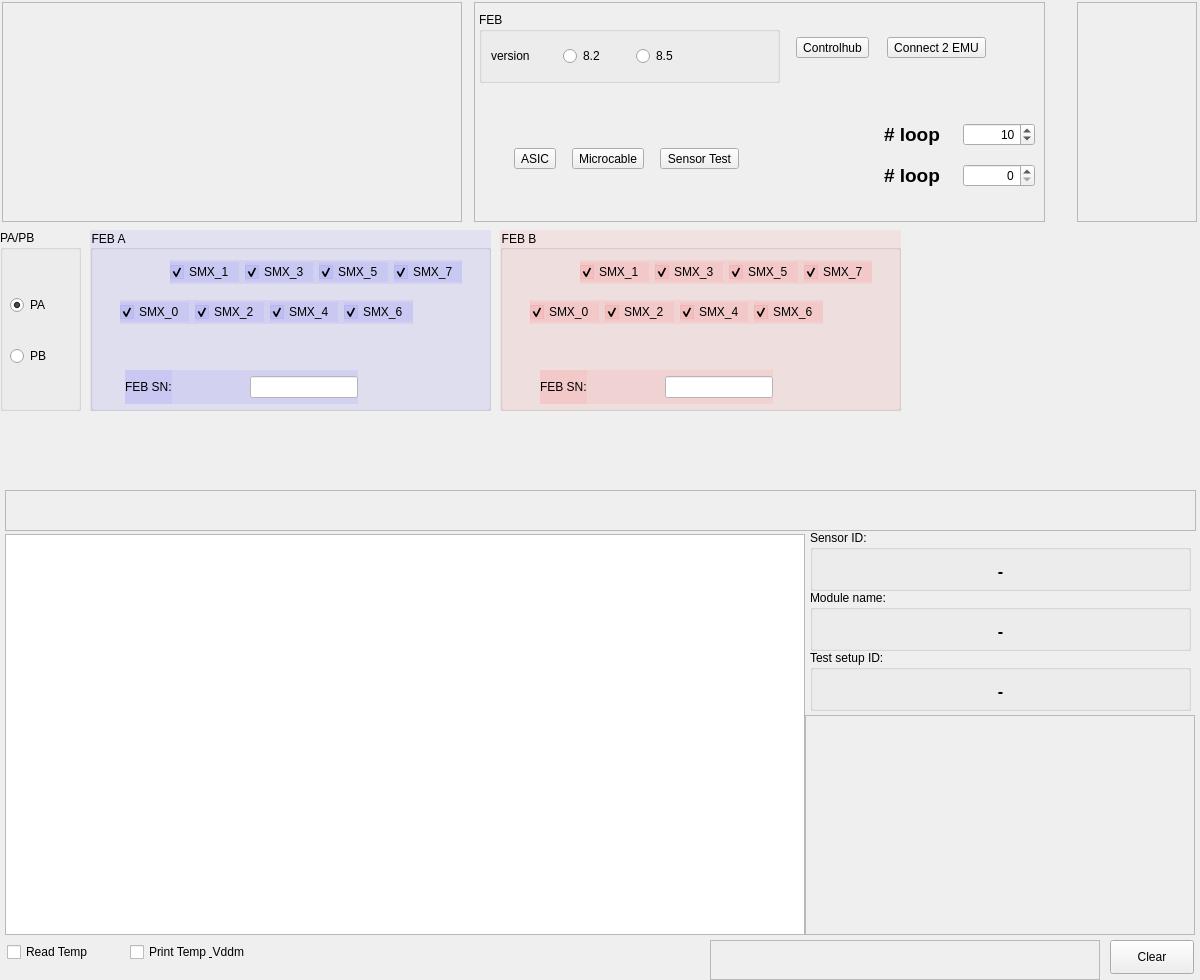
<?xml version="1.0" encoding="UTF-8"?>
<ui version="4.0">
 <class>ModuleTestGUI</class>
 <widget class="QWidget" name="ModuleTestGUI">
  <property name="enabled">
   <bool>true</bool>
  </property>
  <property name="geometry">
   <rect>
    <x>0</x>
    <y>0</y>
    <width>1200</width>
    <height>980</height>
   </rect>
  </property>
  <property name="sizePolicy">
   <sizepolicy hsizetype="Fixed" vsizetype="Fixed">
    <horstretch>0</horstretch>
    <verstretch>0</verstretch>
   </sizepolicy>
  </property>
  <property name="minimumSize">
   <size>
    <width>1200</width>
    <height>980</height>
   </size>
  </property>
  <property name="maximumSize">
   <size>
    <width>1200</width>
    <height>980</height>
   </size>
  </property>
  <property name="windowTitle">
   <string>FEB test GUI</string>
  </property>
  <property name="statusTip">
   <string notr="true"/>
  </property>
  <widget class="QFrame" name="EMU_SETTINGS">
   <property name="geometry">
    <rect>
     <x>474</x>
     <y>2</y>
     <width>571</width>
     <height>220</height>
    </rect>
   </property>
   <property name="statusTip">
    <string notr="true"/>
   </property>
   <property name="styleSheet">
    <string notr="true"/>
   </property>
   <property name="frameShape">
    <enum>QFrame::StyledPanel</enum>
   </property>
   <property name="frameShadow">
    <enum>QFrame::Raised</enum>
   </property>
   <widget class="QGroupBox" name="groupBox">
    <property name="geometry">
     <rect>
      <x>5</x>
      <y>10</y>
      <width>301</width>
      <height>71</height>
     </rect>
    </property>
    <property name="title">
     <string>FEB</string>
    </property>
    <layout class="QGridLayout" name="gridLayout_11">
     <item row="0" column="0">
      <widget class="QLabel" name="FEB_L_version">
       <property name="text">
        <string>version</string>
       </property>
      </widget>
     </item>
     <item row="0" column="1">
      <widget class="QRadioButton" name="FEB_82">
       <property name="text">
        <string>8.2</string>
       </property>
       <property name="checked">
        <bool>false</bool>
       </property>
      </widget>
     </item>
     <item row="0" column="2" colspan="2" alignment="Qt::AlignVCenter">
      <widget class="QRadioButton" name="FEB_85">
       <property name="text">
        <string>8.5</string>
       </property>
      </widget>
     </item>
    </layout>
   </widget>
   <widget class="QWidget" name="layoutWidget">
    <property name="geometry">
     <rect>
      <x>410</x>
      <y>109</y>
      <width>151</width>
      <height>90</height>
     </rect>
    </property>
    <layout class="QGridLayout" name="gridLayout">
     <item row="0" column="0">
      <widget class="QLabel" name="lbLoopPls">
       <property name="font">
        <font>
         <pointsize>14</pointsize>
         <weight>75</weight>
         <bold>true</bold>
        </font>
       </property>
       <property name="text">
        <string># loop</string>
       </property>
      </widget>
     </item>
     <item row="0" column="1">
      <widget class="QSpinBox" name="sbLoopASIC">
       <property name="layoutDirection">
        <enum>Qt::LeftToRight</enum>
       </property>
       <property name="alignment">
        <set>Qt::AlignRight|Qt::AlignTrailing|Qt::AlignVCenter</set>
       </property>
       <property name="minimum">
        <number>0</number>
       </property>
       <property name="maximum">
        <number>1000</number>
       </property>
       <property name="value">
        <number>10</number>
       </property>
      </widget>
     </item>
     <item row="1" column="0">
      <widget class="QLabel" name="lbLoopPls_2">
       <property name="font">
        <font>
         <pointsize>14</pointsize>
         <weight>75</weight>
         <bold>true</bold>
        </font>
       </property>
       <property name="text">
        <string># loop</string>
       </property>
      </widget>
     </item>
     <item row="1" column="1">
      <widget class="QSpinBox" name="sbLoopSensor">
       <property name="layoutDirection">
        <enum>Qt::LeftToRight</enum>
       </property>
       <property name="alignment">
        <set>Qt::AlignRight|Qt::AlignTrailing|Qt::AlignVCenter</set>
       </property>
       <property name="minimum">
        <number>0</number>
       </property>
       <property name="maximum">
        <number>1000</number>
       </property>
      </widget>
     </item>
    </layout>
   </widget>
   <widget class="QWidget" name="">
    <property name="geometry">
     <rect>
      <x>310</x>
      <y>10</y>
      <width>216</width>
      <height>71</height>
     </rect>
    </property>
    <layout class="QHBoxLayout" name="horizontalLayout_7">
     <item>
      <widget class="QToolButton" name="pbControlHub">
       <property name="sizePolicy">
        <sizepolicy hsizetype="Maximum" vsizetype="Fixed">
         <horstretch>1</horstretch>
         <verstretch>0</verstretch>
        </sizepolicy>
       </property>
       <property name="toolTip">
        <string notr="true"/>
       </property>
       <property name="statusTip">
        <string notr="true"/>
       </property>
       <property name="whatsThis">
        <string notr="true"/>
       </property>
       <property name="accessibleName">
        <string notr="true"/>
       </property>
       <property name="accessibleDescription">
        <string notr="true"/>
       </property>
       <property name="text">
        <string>Controlhub</string>
       </property>
      </widget>
     </item>
     <item>
      <widget class="QToolButton" name="pbConnect2EMU">
       <property name="sizePolicy">
        <sizepolicy hsizetype="Maximum" vsizetype="Fixed">
         <horstretch>1</horstretch>
         <verstretch>0</verstretch>
        </sizepolicy>
       </property>
       <property name="toolTip">
        <string notr="true"/>
       </property>
       <property name="statusTip">
        <string notr="true"/>
       </property>
       <property name="whatsThis">
        <string notr="true"/>
       </property>
       <property name="accessibleName">
        <string notr="true"/>
       </property>
       <property name="accessibleDescription">
        <string notr="true"/>
       </property>
       <property name="text">
        <string>Connect 2 EMU</string>
       </property>
      </widget>
     </item>
    </layout>
   </widget>
   <widget class="QWidget" name="">
    <property name="geometry">
     <rect>
      <x>30</x>
      <y>139</y>
      <width>246</width>
      <height>36</height>
     </rect>
    </property>
    <layout class="QHBoxLayout" name="horizontalLayout_8">
     <item>
      <widget class="QToolButton" name="pbASIC_Test">
       <property name="sizePolicy">
        <sizepolicy hsizetype="Maximum" vsizetype="Fixed">
         <horstretch>1</horstretch>
         <verstretch>0</verstretch>
        </sizepolicy>
       </property>
       <property name="toolTip">
        <string notr="true"/>
       </property>
       <property name="statusTip">
        <string notr="true"/>
       </property>
       <property name="whatsThis">
        <string notr="true"/>
       </property>
       <property name="accessibleName">
        <string notr="true"/>
       </property>
       <property name="accessibleDescription">
        <string notr="true"/>
       </property>
       <property name="text">
        <string>ASIC</string>
       </property>
      </widget>
     </item>
     <item>
      <widget class="QToolButton" name="pbMicrocable_Test">
       <property name="sizePolicy">
        <sizepolicy hsizetype="Maximum" vsizetype="Fixed">
         <horstretch>1</horstretch>
         <verstretch>0</verstretch>
        </sizepolicy>
       </property>
       <property name="toolTip">
        <string notr="true"/>
       </property>
       <property name="statusTip">
        <string notr="true"/>
       </property>
       <property name="whatsThis">
        <string notr="true"/>
       </property>
       <property name="accessibleName">
        <string notr="true"/>
       </property>
       <property name="accessibleDescription">
        <string notr="true"/>
       </property>
       <property name="text">
        <string>Microcable</string>
       </property>
      </widget>
     </item>
     <item>
      <widget class="QToolButton" name="pbSensor_Test">
       <property name="sizePolicy">
        <sizepolicy hsizetype="Maximum" vsizetype="Fixed">
         <horstretch>1</horstretch>
         <verstretch>0</verstretch>
        </sizepolicy>
       </property>
       <property name="toolTip">
        <string notr="true"/>
       </property>
       <property name="statusTip">
        <string notr="true"/>
       </property>
       <property name="whatsThis">
        <string notr="true"/>
       </property>
       <property name="accessibleName">
        <string notr="true"/>
       </property>
       <property name="accessibleDescription">
        <string notr="true"/>
       </property>
       <property name="text">
        <string>Sensor Test</string>
       </property>
      </widget>
     </item>
    </layout>
   </widget>
  </widget>
  <widget class="QPushButton" name="pbClearOutput">
   <property name="geometry">
    <rect>
     <x>1110</x>
     <y>940</y>
     <width>84</width>
     <height>34</height>
    </rect>
   </property>
   <property name="text">
    <string>Clear</string>
   </property>
  </widget>
  <widget class="QFrame" name="frOperComm">
   <property name="geometry">
    <rect>
     <x>805</x>
     <y>715</y>
     <width>390</width>
     <height>220</height>
    </rect>
   </property>
   <property name="sizePolicy">
    <sizepolicy hsizetype="Preferred" vsizetype="Preferred">
     <horstretch>0</horstretch>
     <verstretch>0</verstretch>
    </sizepolicy>
   </property>
   <property name="frameShape">
    <enum>QFrame::StyledPanel</enum>
   </property>
   <property name="frameShadow">
    <enum>QFrame::Raised</enum>
   </property>
  </widget>
  <widget class="QFrame" name="frProject">
   <property name="geometry">
    <rect>
     <x>710</x>
     <y>940</y>
     <width>390</width>
     <height>40</height>
    </rect>
   </property>
   <property name="sizePolicy">
    <sizepolicy hsizetype="Preferred" vsizetype="Preferred">
     <horstretch>0</horstretch>
     <verstretch>0</verstretch>
    </sizepolicy>
   </property>
   <property name="minimumSize">
    <size>
     <width>0</width>
     <height>0</height>
    </size>
   </property>
   <property name="frameShape">
    <enum>QFrame::StyledPanel</enum>
   </property>
   <property name="frameShadow">
    <enum>QFrame::Raised</enum>
   </property>
  </widget>
  <widget class="QTextEdit" name="textEdit">
   <property name="geometry">
    <rect>
     <x>5</x>
     <y>534</y>
     <width>800</width>
     <height>401</height>
    </rect>
   </property>
   <property name="sizePolicy">
    <sizepolicy hsizetype="Fixed" vsizetype="Fixed">
     <horstretch>0</horstretch>
     <verstretch>0</verstretch>
    </sizepolicy>
   </property>
   <property name="autoFillBackground">
    <bool>false</bool>
   </property>
   <property name="styleSheet">
    <string notr="true"/>
   </property>
  </widget>
  <widget class="QCheckBox" name="cbReadTemp">
   <property name="geometry">
    <rect>
     <x>7</x>
     <y>941</y>
     <width>96</width>
     <height>22</height>
    </rect>
   </property>
   <property name="text">
    <string>Read Temp</string>
   </property>
   <property name="checked">
    <bool>false</bool>
   </property>
  </widget>
  <widget class="QCheckBox" name="cbPrintTemp">
   <property name="geometry">
    <rect>
     <x>130</x>
     <y>941</y>
     <width>151</width>
     <height>22</height>
    </rect>
   </property>
   <property name="sizePolicy">
    <sizepolicy hsizetype="Preferred" vsizetype="Preferred">
     <horstretch>0</horstretch>
     <verstretch>0</verstretch>
    </sizepolicy>
   </property>
   <property name="text">
    <string>Print Temp &amp; Vddm</string>
   </property>
   <property name="checked">
    <bool>false</bool>
   </property>
  </widget>
  <widget class="QFrame" name="frmStatusStep">
   <property name="geometry">
    <rect>
     <x>5</x>
     <y>490</y>
     <width>1191</width>
     <height>41</height>
    </rect>
   </property>
   <property name="frameShape">
    <enum>QFrame::StyledPanel</enum>
   </property>
   <property name="frameShadow">
    <enum>QFrame::Raised</enum>
   </property>
  </widget>
  <widget class="QFrame" name="frSave">
   <property name="geometry">
    <rect>
     <x>1077</x>
     <y>2</y>
     <width>120</width>
     <height>220</height>
    </rect>
   </property>
   <property name="sizePolicy">
    <sizepolicy hsizetype="Fixed" vsizetype="Fixed">
     <horstretch>0</horstretch>
     <verstretch>0</verstretch>
    </sizepolicy>
   </property>
   <property name="maximumSize">
    <size>
     <width>460</width>
     <height>220</height>
    </size>
   </property>
   <property name="statusTip">
    <string notr="true"/>
   </property>
   <property name="styleSheet">
    <string notr="true"/>
   </property>
   <property name="frameShape">
    <enum>QFrame::StyledPanel</enum>
   </property>
   <property name="frameShadow">
    <enum>QFrame::Raised</enum>
   </property>
  </widget>
  <widget class="QGroupBox" name="groupBox_3">
   <property name="geometry">
    <rect>
     <x>810</x>
     <y>650</y>
     <width>381</width>
     <height>61</height>
    </rect>
   </property>
   <property name="title">
    <string>Test setup ID:</string>
   </property>
   <widget class="QLabel" name="lbSetup">
    <property name="geometry">
     <rect>
      <x>5</x>
      <y>30</y>
      <width>371</width>
      <height>22</height>
     </rect>
    </property>
    <property name="font">
     <font>
      <pointsize>12</pointsize>
      <weight>75</weight>
      <bold>true</bold>
     </font>
    </property>
    <property name="text">
     <string>-</string>
    </property>
    <property name="alignment">
     <set>Qt::AlignCenter</set>
    </property>
   </widget>
  </widget>
  <widget class="QGroupBox" name="groupBox_2">
   <property name="geometry">
    <rect>
     <x>0</x>
     <y>230</y>
     <width>81</width>
     <height>181</height>
    </rect>
   </property>
   <property name="title">
    <string>PA/PB</string>
   </property>
   <widget class="QWidget" name="layoutWidget_2">
    <property name="geometry">
     <rect>
      <x>10</x>
      <y>40</y>
      <width>61</width>
      <height>121</height>
     </rect>
    </property>
    <layout class="QVBoxLayout" name="verticalLayout_2">
     <item>
      <widget class="QRadioButton" name="radioButton">
       <property name="text">
        <string>PA</string>
       </property>
       <property name="checked">
        <bool>true</bool>
       </property>
      </widget>
     </item>
     <item>
      <widget class="QRadioButton" name="radioButton_2">
       <property name="text">
        <string>PB</string>
       </property>
      </widget>
     </item>
    </layout>
   </widget>
  </widget>
  <widget class="QGroupBox" name="groupBox_5">
   <property name="geometry">
    <rect>
     <x>500</x>
     <y>230</y>
     <width>401</width>
     <height>181</height>
    </rect>
   </property>
   <property name="styleSheet">
    <string notr="true">background-color: rgba(255, 128, 128, 32);</string>
   </property>
   <property name="title">
    <string>FEB B</string>
   </property>
   <widget class="QWidget" name="layoutWidget_3">
    <property name="geometry">
     <rect>
      <x>80</x>
      <y>30</y>
      <width>292</width>
      <height>24</height>
     </rect>
    </property>
    <layout class="QHBoxLayout" name="horizontalLayout_3">
     <item>
      <widget class="QCheckBox" name="SMX_8">
       <property name="text">
        <string>SMX_1</string>
       </property>
       <property name="checked">
        <bool>true</bool>
       </property>
      </widget>
     </item>
     <item>
      <widget class="QCheckBox" name="SMX_9">
       <property name="text">
        <string>SMX_3</string>
       </property>
       <property name="checked">
        <bool>true</bool>
       </property>
      </widget>
     </item>
     <item>
      <widget class="QCheckBox" name="SMX_10">
       <property name="text">
        <string>SMX_5</string>
       </property>
       <property name="checked">
        <bool>true</bool>
       </property>
      </widget>
     </item>
     <item>
      <widget class="QCheckBox" name="SMX_11">
       <property name="text">
        <string>SMX_7</string>
       </property>
       <property name="checked">
        <bool>true</bool>
       </property>
      </widget>
     </item>
    </layout>
   </widget>
   <widget class="QWidget" name="layoutWidget_4">
    <property name="geometry">
     <rect>
      <x>30</x>
      <y>70</y>
      <width>293</width>
      <height>24</height>
     </rect>
    </property>
    <layout class="QHBoxLayout" name="horizontalLayout_4">
     <item>
      <widget class="QCheckBox" name="SMX_12">
       <property name="text">
        <string>SMX_0</string>
       </property>
       <property name="checked">
        <bool>true</bool>
       </property>
      </widget>
     </item>
     <item>
      <widget class="QCheckBox" name="SMX_13">
       <property name="text">
        <string>SMX_2</string>
       </property>
       <property name="checked">
        <bool>true</bool>
       </property>
      </widget>
     </item>
     <item>
      <widget class="QCheckBox" name="SMX_14">
       <property name="text">
        <string>SMX_4</string>
       </property>
       <property name="checked">
        <bool>true</bool>
       </property>
      </widget>
     </item>
     <item>
      <widget class="QCheckBox" name="SMX_15">
       <property name="text">
        <string>SMX_6</string>
       </property>
       <property name="checked">
        <bool>true</bool>
       </property>
      </widget>
     </item>
    </layout>
   </widget>
   <widget class="QWidget" name="layoutWidget_7">
    <property name="geometry">
     <rect>
      <x>40</x>
      <y>140</y>
      <width>233</width>
      <height>34</height>
     </rect>
    </property>
    <layout class="QHBoxLayout" name="horizontalLayout_6">
     <item>
      <widget class="QLabel" name="label_4">
       <property name="text">
        <string>FEB SN:</string>
       </property>
      </widget>
     </item>
     <item>
      <spacer name="horizontalSpacer_8">
       <property name="orientation">
        <enum>Qt::Horizontal</enum>
       </property>
       <property name="sizeHint" stdset="0">
        <size>
         <width>37</width>
         <height>17</height>
        </size>
       </property>
      </spacer>
     </item>
     <item>
      <widget class="QLineEdit" name="leFEB_B_SN">
       <property name="maximumSize">
        <size>
         <width>148</width>
         <height>16777215</height>
        </size>
       </property>
       <property name="styleSheet">
        <string notr="true">background-color: rgb(255, 255, 255);</string>
       </property>
      </widget>
     </item>
    </layout>
   </widget>
  </widget>
  <widget class="QGroupBox" name="groupBox_4">
   <property name="geometry">
    <rect>
     <x>90</x>
     <y>230</y>
     <width>401</width>
     <height>181</height>
    </rect>
   </property>
   <property name="styleSheet">
    <string notr="true">background-color: rgba(128, 128, 255, 32);</string>
   </property>
   <property name="title">
    <string>FEB A</string>
   </property>
   <widget class="QWidget" name="layoutWidget_5">
    <property name="geometry">
     <rect>
      <x>80</x>
      <y>30</y>
      <width>292</width>
      <height>24</height>
     </rect>
    </property>
    <layout class="QHBoxLayout" name="horizontalLayout">
     <item>
      <widget class="QCheckBox" name="SMX_1">
       <property name="text">
        <string>SMX_1</string>
       </property>
       <property name="checked">
        <bool>true</bool>
       </property>
      </widget>
     </item>
     <item>
      <widget class="QCheckBox" name="SMX_3">
       <property name="text">
        <string>SMX_3</string>
       </property>
       <property name="checked">
        <bool>true</bool>
       </property>
      </widget>
     </item>
     <item>
      <widget class="QCheckBox" name="SMX_5">
       <property name="text">
        <string>SMX_5</string>
       </property>
       <property name="checked">
        <bool>true</bool>
       </property>
      </widget>
     </item>
     <item>
      <widget class="QCheckBox" name="SMX_7">
       <property name="text">
        <string>SMX_7</string>
       </property>
       <property name="checked">
        <bool>true</bool>
       </property>
      </widget>
     </item>
    </layout>
   </widget>
   <widget class="QWidget" name="layoutWidget_6">
    <property name="geometry">
     <rect>
      <x>30</x>
      <y>70</y>
      <width>293</width>
      <height>24</height>
     </rect>
    </property>
    <layout class="QHBoxLayout" name="horizontalLayout_2">
     <item>
      <widget class="QCheckBox" name="SMX_0">
       <property name="text">
        <string>SMX_0</string>
       </property>
       <property name="checked">
        <bool>true</bool>
       </property>
      </widget>
     </item>
     <item>
      <widget class="QCheckBox" name="SMX_2">
       <property name="text">
        <string>SMX_2</string>
       </property>
       <property name="checked">
        <bool>true</bool>
       </property>
      </widget>
     </item>
     <item>
      <widget class="QCheckBox" name="SMX_4">
       <property name="text">
        <string>SMX_4</string>
       </property>
       <property name="checked">
        <bool>true</bool>
       </property>
      </widget>
     </item>
     <item>
      <widget class="QCheckBox" name="SMX_6">
       <property name="text">
        <string>SMX_6</string>
       </property>
       <property name="checked">
        <bool>true</bool>
       </property>
      </widget>
     </item>
    </layout>
   </widget>
   <widget class="QWidget" name="">
    <property name="geometry">
     <rect>
      <x>35</x>
      <y>140</y>
      <width>233</width>
      <height>34</height>
     </rect>
    </property>
    <layout class="QHBoxLayout" name="horizontalLayout_5">
     <item>
      <widget class="QLabel" name="label_3">
       <property name="text">
        <string>FEB SN:</string>
       </property>
      </widget>
     </item>
     <item>
      <spacer name="horizontalSpacer_7">
       <property name="orientation">
        <enum>Qt::Horizontal</enum>
       </property>
       <property name="sizeHint" stdset="0">
        <size>
         <width>37</width>
         <height>17</height>
        </size>
       </property>
      </spacer>
     </item>
     <item>
      <widget class="QLineEdit" name="leFEB_A_SN">
       <property name="maximumSize">
        <size>
         <width>148</width>
         <height>16777215</height>
        </size>
       </property>
       <property name="styleSheet">
        <string notr="true">background-color: rgb(255, 255, 255);</string>
       </property>
      </widget>
     </item>
    </layout>
   </widget>
  </widget>
  <widget class="QFrame" name="frHMP">
   <property name="geometry">
    <rect>
     <x>2</x>
     <y>2</y>
     <width>460</width>
     <height>220</height>
    </rect>
   </property>
   <property name="maximumSize">
    <size>
     <width>460</width>
     <height>220</height>
    </size>
   </property>
   <property name="statusTip">
    <string notr="true"/>
   </property>
   <property name="styleSheet">
    <string notr="true"/>
   </property>
   <property name="frameShape">
    <enum>QFrame::StyledPanel</enum>
   </property>
   <property name="frameShadow">
    <enum>QFrame::Raised</enum>
   </property>
  </widget>
  <widget class="QGroupBox" name="SensorID">
   <property name="geometry">
    <rect>
     <x>810</x>
     <y>530</y>
     <width>381</width>
     <height>61</height>
    </rect>
   </property>
   <property name="title">
    <string>Sensor ID:</string>
   </property>
   <widget class="QLabel" name="lbSensorID">
    <property name="geometry">
     <rect>
      <x>5</x>
      <y>30</y>
      <width>371</width>
      <height>22</height>
     </rect>
    </property>
    <property name="font">
     <font>
      <pointsize>12</pointsize>
      <weight>75</weight>
      <bold>true</bold>
     </font>
    </property>
    <property name="text">
     <string>-</string>
    </property>
    <property name="alignment">
     <set>Qt::AlignCenter</set>
    </property>
   </widget>
  </widget>
  <widget class="QGroupBox" name="ModuleName">
   <property name="geometry">
    <rect>
     <x>810</x>
     <y>590</y>
     <width>381</width>
     <height>61</height>
    </rect>
   </property>
   <property name="title">
    <string>Module name:</string>
   </property>
   <widget class="QLabel" name="lbModuleName">
    <property name="geometry">
     <rect>
      <x>5</x>
      <y>30</y>
      <width>371</width>
      <height>22</height>
     </rect>
    </property>
    <property name="font">
     <font>
      <pointsize>12</pointsize>
      <weight>75</weight>
      <bold>true</bold>
     </font>
    </property>
    <property name="text">
     <string>-</string>
    </property>
    <property name="alignment">
     <set>Qt::AlignCenter</set>
    </property>
   </widget>
  </widget>
 </widget>
 <tabstops>
  <tabstop>pbControlHub</tabstop>
  <tabstop>pbConnect2EMU</tabstop>
  <tabstop>pbASIC_Test</tabstop>
  <tabstop>cbReadTemp</tabstop>
  <tabstop>cbPrintTemp</tabstop>
  <tabstop>pbClearOutput</tabstop>
  <tabstop>textEdit</tabstop>
 </tabstops>
 <resources/>
 <connections/>
 <buttongroups>
  <buttongroup name="ASIC_group"/>
  <buttongroup name="FEB_group"/>
 </buttongroups>
</ui>
